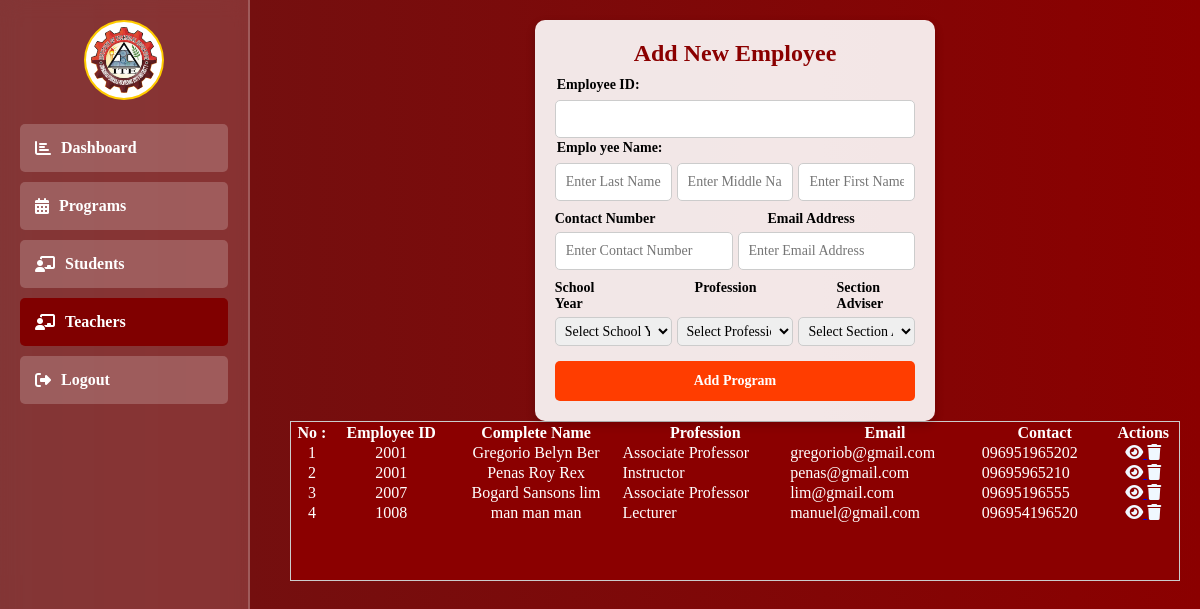
Page /admin/teachers.php (signed in) on the earlier database version.
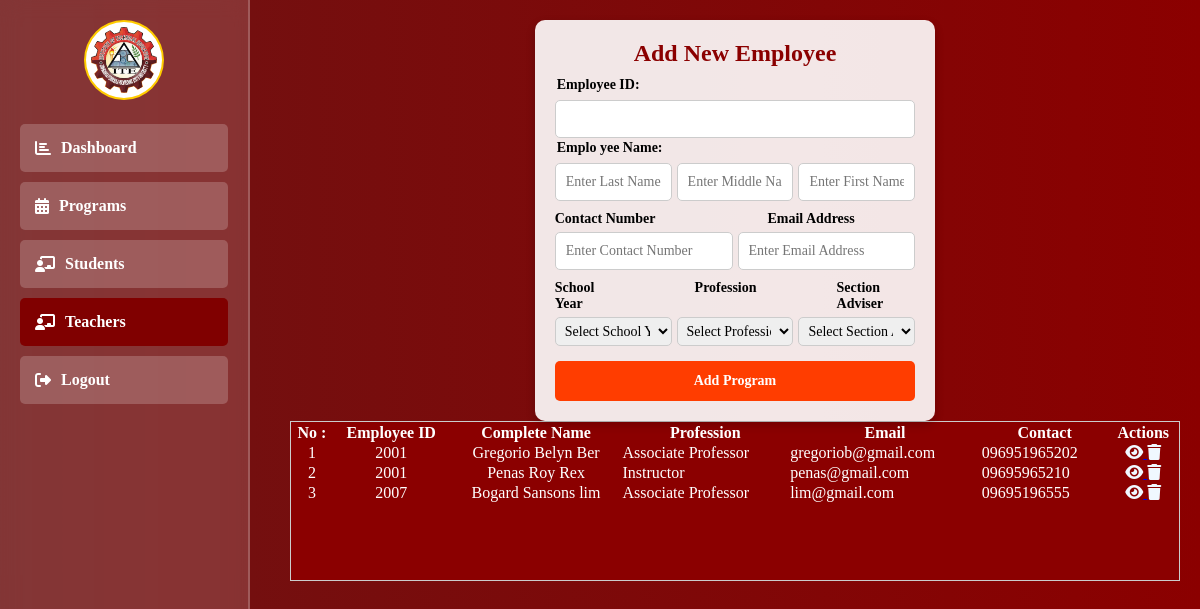
Same page on the later database version.
### tables this page shows
CREATE TABLE `teachers` (
  `id` int(11) NOT NULL,
  `teacher_code` varchar(255) NOT NULL,
  `fname` varchar(50) NOT NULL,
  `mname` varchar(50) NOT NULL,
  `lname` varchar(50) NOT NULL,
  `profile` varchar(100) NOT NULL,
  `profession` varchar(100) NOT NULL,
  `specialized` varchar(100) NOT NULL,
  `contact` varchar(50) NOT NULL,
  `email` varchar(100) NOT NULL,
  `section_id` varchar(11) NOT NULL,
  `school_year` varchar(20) NOT NULL,
  `verify` varchar(20) NOT NULL
);

### admin/admin_function.php (called while the page is built, shortened)
<?php
include "../db_connect.php";
function GetTeachers()
{
    global $pdo;
    try {
        $stmt = $pdo->prepare("SELECT * FROM teachers");
        $stmt->execute();
        return $stmt->fetchAll();
    } catch (PDOException $e) {
        return [];
    }
}

### admin/teachers.php (the view, shortened to what the changed rows need)
<?php
include "../db_connect.php";
include "./admin_function.php";
?>
<!DOCTYPE html>
<html lang="en">
<head>
    <link rel="stylesheet" href="https://cdnjs.cloudflare.com/ajax/libs/font-awesome/6.2.0/css/all.css">
</head>
<body>
    <div class="content">
        <div class="dashboard-container">
            <div class="card">
                <h2>Add New Employee</h2>
            </div>
        </div>
        <div class="card-table" id="tableNone"
            style="width: 100%; color: #ccc; border: 1px solid #ccc; height: 10rem; background-color: #8B0000; overflow-y: scroll;">
            <div class="tables-content" style=" background-color: #8B0000; display: flex; color: white;">
                <table class="table" style=" width: 100%; ">
                    <thead>
                        <tr>
                            <th>No :</th>
                            <th>Employee ID</th>
                            <th>Complete Name</th>
                            <th>Profession</th>
                            <th>Email</th>
                            <th>Contact</th>
                            <th>Actions</th>
                        </tr>
                    </thead>
                    <tbody>
                        <?php $get_teacher = GetTeachers(); ?>
                        <?php foreach ($get_teacher as $index => $teacher) { ?>
                            <tr>
                                <td style="text-align: center;"><?php echo $index + 1; ?></td>
                                <td style="text-align: center;"><?php echo $teacher['teacher_code']; ?></td>
                                <td style="text-align: center;">
                                    <?php echo $teacher['lname'] . ' ' . $teacher['fname'] . ' ' . $teacher['mname']; ?>
                                </td>
                                <td><?php echo $teacher['profession']; ?></td>
                                <td><?php echo $teacher['email']; ?></td>
                                <td><?php echo $teacher['contact']; ?></td>
                                <td>
                                    <div style="color: aliceblue; text-align:center;">
                                        <a
                                            href="students_view.php?teacher_id=<?php echo $teacher['id'] ?>&specialized=<?php echo $teacher['specialized'] ?>&profession=<?php echo $teacher['profession'] ?>&employee_id=<?php echo $teacher['teacher_code'] ?>&teacher_name=<?php echo $teacher['lname'] . ' ' . $teacher['fname'] . ' ' . $teacher['mname']; ?>">
                                            <i style="color: aliceblue;" class="fa fa-eye"></i>
                                        </a>
                                        <a class="delete-program" section="<?php echo $teacher['id']; ?>"><i
                                                class="fa fa-trash"></i></a>
                                    </div>
                                </td>
                            </tr>
                        <?php } ?>
                    </tbody>
                </table>
            </div>
        </div>
    </div>
</body>
</html>

Differences in the rows shown:
removed teachers: teacher_code "1008", lname "man", fname "man", mname "man", profession "Lecturer", email "manuel@gmail.com", contact "096954196520"
